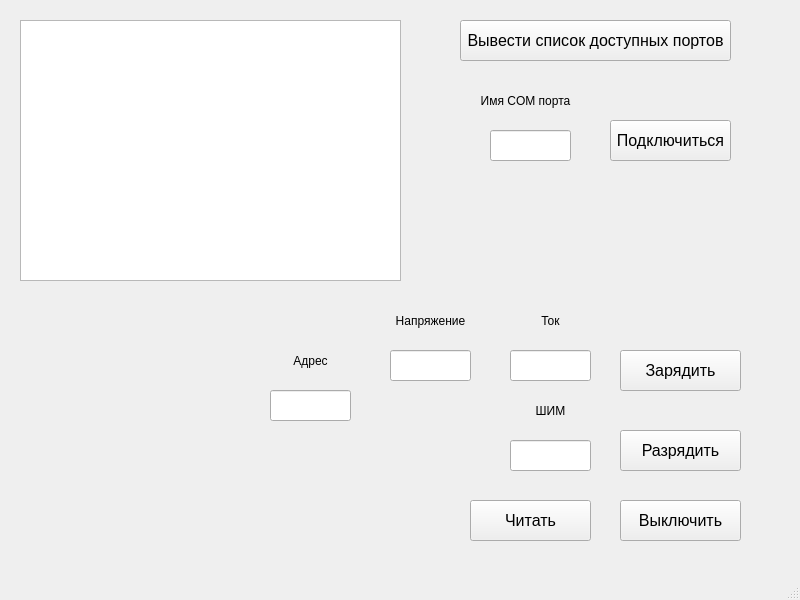
<?xml version="1.0" encoding="UTF-8"?>
<ui version="4.0">
 <class>MainWindow</class>
 <widget class="QMainWindow" name="MainWindow">
  <property name="geometry">
   <rect>
    <x>0</x>
    <y>0</y>
    <width>800</width>
    <height>600</height>
   </rect>
  </property>
  <property name="windowTitle">
   <string>MainWindow</string>
  </property>
  <widget class="QWidget" name="centralwidget">
   <widget class="QTextBrowser" name="textBrowser">
    <property name="geometry">
     <rect>
      <x>20</x>
      <y>20</y>
      <width>381</width>
      <height>261</height>
     </rect>
    </property>
   </widget>
   <widget class="QPushButton" name="chargeButton">
    <property name="geometry">
     <rect>
      <x>620</x>
      <y>350</y>
      <width>121</width>
      <height>41</height>
     </rect>
    </property>
    <property name="font">
     <font>
      <pointsize>12</pointsize>
     </font>
    </property>
    <property name="text">
     <string>Зарядить</string>
    </property>
   </widget>
   <widget class="QPushButton" name="dischargeButton">
    <property name="geometry">
     <rect>
      <x>620</x>
      <y>430</y>
      <width>121</width>
      <height>41</height>
     </rect>
    </property>
    <property name="font">
     <font>
      <pointsize>12</pointsize>
     </font>
    </property>
    <property name="text">
     <string>Разрядить</string>
    </property>
   </widget>
   <widget class="QLineEdit" name="current">
    <property name="geometry">
     <rect>
      <x>510</x>
      <y>350</y>
      <width>81</width>
      <height>31</height>
     </rect>
    </property>
   </widget>
   <widget class="QLineEdit" name="voltage">
    <property name="geometry">
     <rect>
      <x>390</x>
      <y>350</y>
      <width>81</width>
      <height>31</height>
     </rect>
    </property>
   </widget>
   <widget class="QLabel" name="label">
    <property name="geometry">
     <rect>
      <x>390</x>
      <y>310</y>
      <width>81</width>
      <height>21</height>
     </rect>
    </property>
    <property name="text">
     <string>Напряжение</string>
    </property>
    <property name="alignment">
     <set>Qt::AlignCenter</set>
    </property>
   </widget>
   <widget class="QLabel" name="label_2">
    <property name="geometry">
     <rect>
      <x>510</x>
      <y>310</y>
      <width>81</width>
      <height>21</height>
     </rect>
    </property>
    <property name="text">
     <string>Ток</string>
    </property>
    <property name="alignment">
     <set>Qt::AlignCenter</set>
    </property>
   </widget>
   <widget class="QLineEdit" name="shim">
    <property name="geometry">
     <rect>
      <x>510</x>
      <y>440</y>
      <width>81</width>
      <height>31</height>
     </rect>
    </property>
   </widget>
   <widget class="QLabel" name="label_3">
    <property name="geometry">
     <rect>
      <x>510</x>
      <y>400</y>
      <width>81</width>
      <height>21</height>
     </rect>
    </property>
    <property name="text">
     <string>ШИМ</string>
    </property>
    <property name="alignment">
     <set>Qt::AlignCenter</set>
    </property>
   </widget>
   <widget class="QLineEdit" name="address">
    <property name="geometry">
     <rect>
      <x>270</x>
      <y>390</y>
      <width>81</width>
      <height>31</height>
     </rect>
    </property>
   </widget>
   <widget class="QLabel" name="label_4">
    <property name="geometry">
     <rect>
      <x>270</x>
      <y>350</y>
      <width>81</width>
      <height>21</height>
     </rect>
    </property>
    <property name="text">
     <string>Адрес</string>
    </property>
    <property name="alignment">
     <set>Qt::AlignCenter</set>
    </property>
   </widget>
   <widget class="QLineEdit" name="portName">
    <property name="geometry">
     <rect>
      <x>490</x>
      <y>130</y>
      <width>81</width>
      <height>31</height>
     </rect>
    </property>
   </widget>
   <widget class="QLabel" name="label_5">
    <property name="geometry">
     <rect>
      <x>470</x>
      <y>90</y>
      <width>111</width>
      <height>21</height>
     </rect>
    </property>
    <property name="text">
     <string>Имя COM порта</string>
    </property>
    <property name="alignment">
     <set>Qt::AlignCenter</set>
    </property>
   </widget>
   <widget class="QPushButton" name="connectButton">
    <property name="geometry">
     <rect>
      <x>610</x>
      <y>120</y>
      <width>121</width>
      <height>41</height>
     </rect>
    </property>
    <property name="font">
     <font>
      <pointsize>12</pointsize>
     </font>
    </property>
    <property name="text">
     <string>Подключиться</string>
    </property>
   </widget>
   <widget class="QPushButton" name="findButton">
    <property name="geometry">
     <rect>
      <x>460</x>
      <y>20</y>
      <width>271</width>
      <height>41</height>
     </rect>
    </property>
    <property name="font">
     <font>
      <pointsize>12</pointsize>
     </font>
    </property>
    <property name="text">
     <string>Вывести список доступных портов</string>
    </property>
   </widget>
   <widget class="QPushButton" name="readButton">
    <property name="geometry">
     <rect>
      <x>470</x>
      <y>500</y>
      <width>121</width>
      <height>41</height>
     </rect>
    </property>
    <property name="font">
     <font>
      <pointsize>12</pointsize>
     </font>
    </property>
    <property name="text">
     <string>Читать</string>
    </property>
   </widget>
   <widget class="QPushButton" name="turnOffButton">
    <property name="geometry">
     <rect>
      <x>620</x>
      <y>500</y>
      <width>121</width>
      <height>41</height>
     </rect>
    </property>
    <property name="font">
     <font>
      <pointsize>12</pointsize>
     </font>
    </property>
    <property name="text">
     <string>Выключить</string>
    </property>
   </widget>
  </widget>
  <widget class="QMenuBar" name="menubar">
   <property name="geometry">
    <rect>
     <x>0</x>
     <y>0</y>
     <width>800</width>
     <height>21</height>
    </rect>
   </property>
  </widget>
  <widget class="QStatusBar" name="statusbar"/>
 </widget>
 <resources/>
 <connections/>
</ui>
